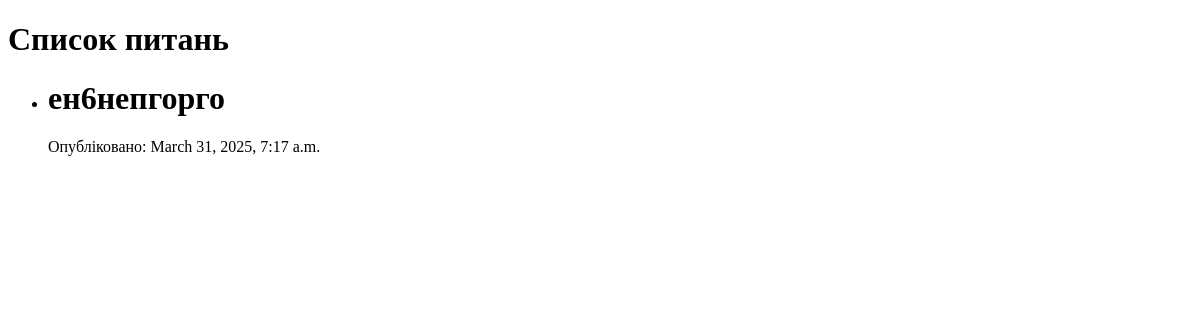
Before: / with the older database file.
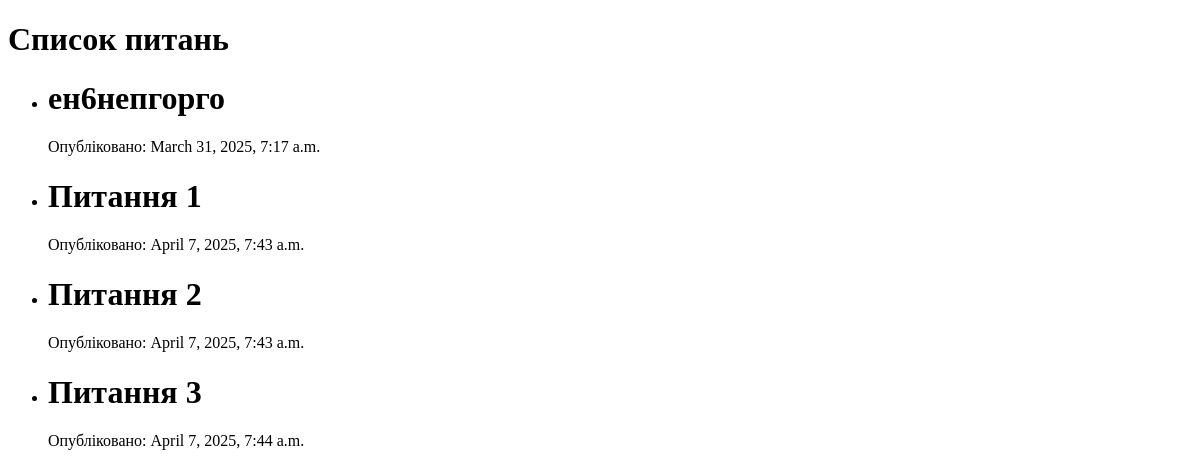
After: the same page with the newer database file.
### polls/models.py (models this page shows)
class Question(models.Model):
  question_text  = models.CharField(max_length=255)
  pub_date  = models.DateTimeField(auto_now_add=True)

### polls/views.py (the view)
# urls.py: path('', question_list, name='question_list'),
def question_list(request):
    questions = Question.objects.all()
    context = {'questions': questions}
    return render(request, 'question_list.html', context)

### polls/templates/question_list.html (shortened to what this page needs)
<!DOCTYPE html>
<html>
    <head>
    </head>
<body>
    <div>
    <h1>Список питань</h1>
    {% if questions %}
        <ul>
        {% for question in questions %}
            <li>
                <h1>{{ question.question_text }}</h1>
                <p>Опубліковано: {{ question.pub_date }}</p>
            </li>
        {% endfor %}
        </ul>
    {% else %}
        <p>Питань поки немає.</p>
    {% endif %}
    </div>
</body>
</html>

Changed rows visible on the page:
added Question: question_text "Питання 1", pub_date "April 7, 2025, 7:43 a.m."
added Question: question_text "Питання 2", pub_date "April 7, 2025, 7:43 a.m."
added Question: question_text "Питання 3", pub_date "April 7, 2025, 7:44 a.m."
